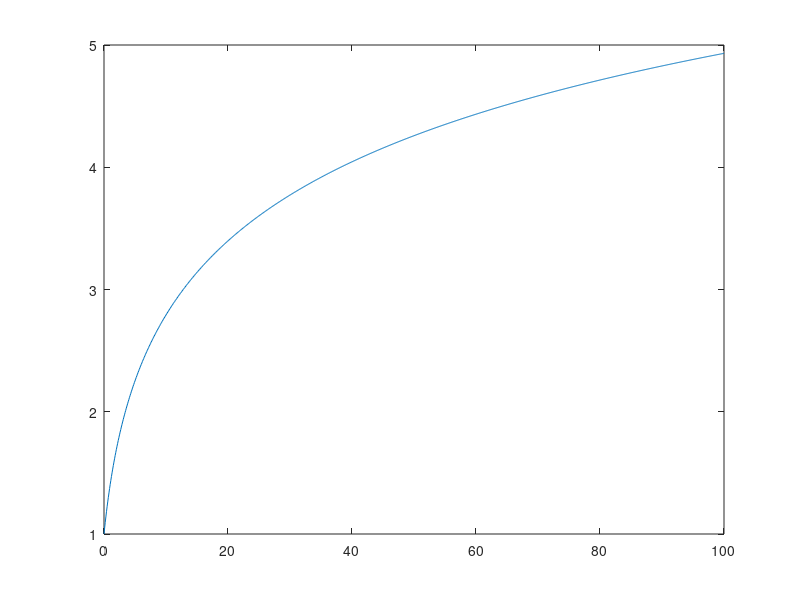

Write the MATLAB code that produced this figure.

a=0.5;
t=0:0.1:100;
f1=log(a*t+1)+1;
%f2=a^t+1;
%f3=a*t;
plot(t,f1)
%hold on
%plot(t,f2);
%hold on 
%plot(t,f3);
%figure;
%plot(t,a.^t+1);
%figure;
%plot(t,a.*t+1)
